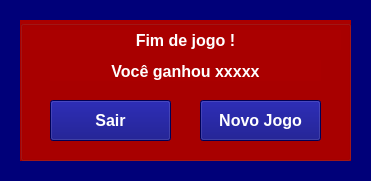
<?xml version="1.0" encoding="UTF-8"?>
<ui version="4.0">
 <class>tela_fim_de_jogo</class>
 <widget class="QMainWindow" name="tela_fim_de_jogo">
  <property name="geometry">
   <rect>
    <x>0</x>
    <y>0</y>
    <width>371</width>
    <height>181</height>
   </rect>
  </property>
  <property name="windowTitle">
   <string notr="true">Show do Milhão</string>
  </property>
  <property name="windowIcon">
   <iconset>
    <normaloff>logo.ico</normaloff>logo.ico</iconset>
  </property>
  <property name="styleSheet">
   <string notr="true">background-color: rgb(0, 0, 121);</string>
  </property>
  <widget class="QWidget" name="centralwidget">
   <widget class="QGroupBox" name="groupBox">
    <property name="geometry">
     <rect>
      <x>20</x>
      <y>20</y>
      <width>331</width>
      <height>141</height>
     </rect>
    </property>
    <property name="font">
     <font>
      <family>Arial</family>
      <pointsize>12</pointsize>
      <weight>75</weight>
      <bold>true</bold>
     </font>
    </property>
    <property name="styleSheet">
     <string notr="true">background-color: rgb(170, 0, 0);
color: rgb(255, 255, 255);</string>
    </property>
    <property name="title">
     <string notr="true"/>
    </property>
    <widget class="QLabel" name="label">
     <property name="geometry">
      <rect>
       <x>10</x>
       <y>10</y>
       <width>311</width>
       <height>20</height>
      </rect>
     </property>
     <property name="font">
      <font>
       <family>Arial</family>
       <pointsize>12</pointsize>
       <weight>75</weight>
       <bold>true</bold>
      </font>
     </property>
     <property name="layoutDirection">
      <enum>Qt::LeftToRight</enum>
     </property>
     <property name="text">
      <string notr="true">Fim de jogo !</string>
     </property>
     <property name="alignment">
      <set>Qt::AlignBottom|Qt::AlignHCenter</set>
     </property>
    </widget>
    <widget class="QLabel" name="label_premio">
     <property name="geometry">
      <rect>
       <x>30</x>
       <y>40</y>
       <width>271</width>
       <height>21</height>
      </rect>
     </property>
     <property name="font">
      <font>
       <family>Arial</family>
       <pointsize>12</pointsize>
       <weight>75</weight>
       <bold>true</bold>
      </font>
     </property>
     <property name="layoutDirection">
      <enum>Qt::LeftToRight</enum>
     </property>
     <property name="text">
      <string notr="true">Você ganhou xxxxx</string>
     </property>
     <property name="alignment">
      <set>Qt::AlignBottom|Qt::AlignHCenter</set>
     </property>
    </widget>
    <widget class="QPushButton" name="botao_sair">
     <property name="geometry">
      <rect>
       <x>30</x>
       <y>80</y>
       <width>121</width>
       <height>41</height>
      </rect>
     </property>
     <property name="font">
      <font>
       <family>Arial</family>
       <pointsize>12</pointsize>
       <weight>75</weight>
       <bold>true</bold>
      </font>
     </property>
     <property name="styleSheet">
      <string notr="true">background-color: rgb(0, 0, 121);</string>
     </property>
     <property name="text">
      <string notr="true">Sair</string>
     </property>
    </widget>
    <widget class="QPushButton" name="botao_novo_jogo">
     <property name="geometry">
      <rect>
       <x>180</x>
       <y>80</y>
       <width>121</width>
       <height>41</height>
      </rect>
     </property>
     <property name="font">
      <font>
       <family>Arial</family>
       <pointsize>12</pointsize>
       <weight>75</weight>
       <bold>true</bold>
      </font>
     </property>
     <property name="styleSheet">
      <string notr="true">background-color: rgb(0, 0, 121);</string>
     </property>
     <property name="text">
      <string notr="true">Novo Jogo</string>
     </property>
    </widget>
    <widget class="QProgressBar" name="barra_progresso">
     <property name="geometry">
      <rect>
       <x>40</x>
       <y>40</y>
       <width>261</width>
       <height>21</height>
      </rect>
     </property>
     <property name="font">
      <font>
       <family>Arial</family>
       <pointsize>12</pointsize>
       <weight>75</weight>
       <bold>true</bold>
      </font>
     </property>
     <property name="value">
      <number>0</number>
     </property>
    </widget>
    <zorder>barra_progresso</zorder>
    <zorder>label_premio</zorder>
    <zorder>label</zorder>
    <zorder>botao_sair</zorder>
    <zorder>botao_novo_jogo</zorder>
   </widget>
  </widget>
 </widget>
 <resources/>
 <connections/>
</ui>
